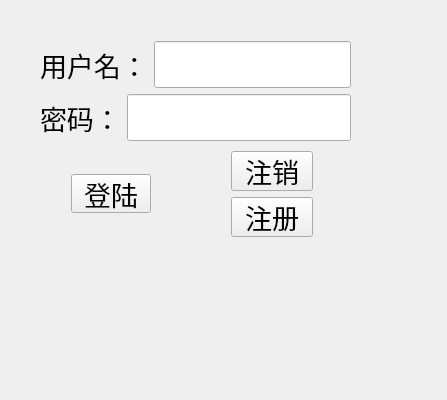
<?xml version="1.0" encoding="UTF-8"?>
<ui version="4.0">
 <class>TcpClient</class>
 <widget class="QWidget" name="TcpClient">
  <property name="geometry">
   <rect>
    <x>0</x>
    <y>0</y>
    <width>447</width>
    <height>400</height>
   </rect>
  </property>
  <property name="font">
   <font>
    <family>Agency FB</family>
    <pointsize>24</pointsize>
   </font>
  </property>
  <property name="windowTitle">
   <string>TcpClient</string>
  </property>
  <widget class="QWidget" name="">
   <property name="geometry">
    <rect>
     <x>40</x>
     <y>41</y>
     <width>311</width>
     <height>100</height>
    </rect>
   </property>
   <layout class="QVBoxLayout" name="verticalLayout">
    <item>
     <layout class="QHBoxLayout" name="horizontalLayout">
      <item>
       <widget class="QLabel" name="name_lab">
        <property name="font">
         <font>
          <pointsize>20</pointsize>
         </font>
        </property>
        <property name="text">
         <string>用户名：</string>
        </property>
       </widget>
      </item>
      <item>
       <widget class="QLineEdit" name="name_le"/>
      </item>
     </layout>
    </item>
    <item>
     <layout class="QHBoxLayout" name="horizontalLayout_2">
      <item>
       <widget class="QLabel" name="pwd_lab">
        <property name="font">
         <font>
          <pointsize>20</pointsize>
         </font>
        </property>
        <property name="text">
         <string>密码：</string>
        </property>
       </widget>
      </item>
      <item>
       <widget class="QLineEdit" name="pwd_le">
        <property name="echoMode">
         <enum>QLineEdit::Password</enum>
        </property>
       </widget>
      </item>
     </layout>
    </item>
   </layout>
  </widget>
  <widget class="QPushButton" name="login_pb">
   <property name="geometry">
    <rect>
     <x>71</x>
     <y>174</y>
     <width>80</width>
     <height>39</height>
    </rect>
   </property>
   <property name="font">
    <font>
     <pointsize>20</pointsize>
    </font>
   </property>
   <property name="text">
    <string>登陆</string>
   </property>
  </widget>
  <widget class="QWidget" name="">
   <property name="geometry">
    <rect>
     <x>231</x>
     <y>151</y>
     <width>82</width>
     <height>86</height>
    </rect>
   </property>
   <layout class="QVBoxLayout" name="verticalLayout_2">
    <item>
     <widget class="QPushButton" name="cancel_pb">
      <property name="font">
       <font>
        <pointsize>20</pointsize>
       </font>
      </property>
      <property name="text">
       <string>注销</string>
      </property>
     </widget>
    </item>
    <item>
     <widget class="QPushButton" name="regist_pb">
      <property name="font">
       <font>
        <family>Agency FB</family>
        <pointsize>20</pointsize>
       </font>
      </property>
      <property name="text">
       <string>注册</string>
      </property>
     </widget>
    </item>
   </layout>
  </widget>
 </widget>
 <resources/>
 <connections/>
</ui>
